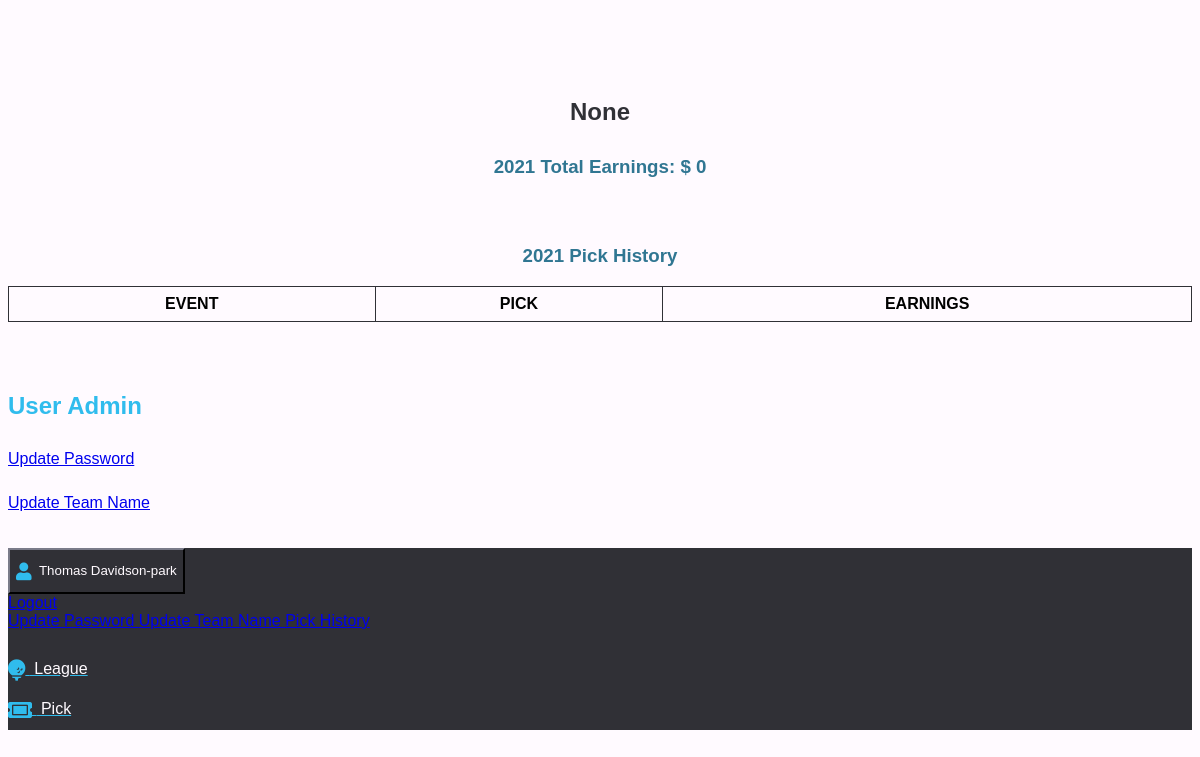
Before: /profile (signed in) with the older database file.
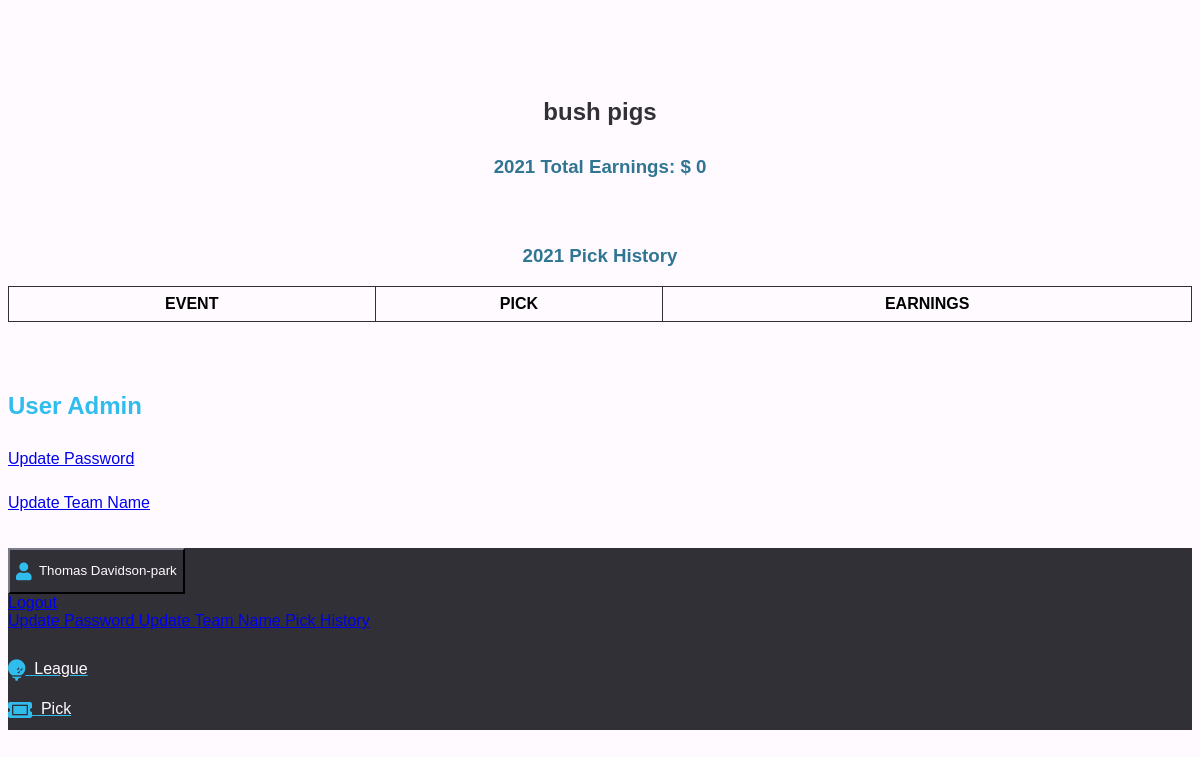
After: the same page with the newer database file.
### oad/models.py (models this page shows)
class User(UserMixin, db.Model):
    __table_args__ = {"extend_existing": True}
    id = db.Column(db.Integer, primary_key=True)
    email = db.Column(db.String(100), unique=True)
    password = db.Column(db.String(100))
    name = db.Column(db.String(1000), unique=True)
    picks = db.relationship("Pick", backref="user", lazy=True)
    strikes_remaining = db.Column(db.Integer, default=1)
    is_admin = db.Column(db.Boolean, default=False)
    email_confirmed = db.Column(db.Boolean, default=False)
    display_name = db.Column(db.Text, default="")

### oad/main.py (the view)
@main.route("/profile")
@login_required
def profile():
    picks = Pick.query.filter_by(season=SEASON).filter_by(name=current_user.name).all()
    pick_table = create_pick_table(picks)
    total_points = format_earnings(sum([int(x.points) for x in picks]))
    return render_template(
        "profile.html",
        user=current_user,
        pick_table=pick_table,
        user_points=total_points,
        season=SEASON,
    )

### oad/__init__.py (called while the page is built)
def create_app():
    app = Flask(__name__)
    app.config["SECRET_KEY"] = "1234"
    app.config["SQLALCHEMY_DATABASE_URI"] = "sqlite:///db.sqlite"
    app.config["SQLALCHEMY_TRACK_MODIFICATIONS"] = True
    db.init_app(app)
    login_manager = LoginManager()
    login_manager.login_view = "auth.login"
    login_manager.init_app(app)
    from .models import User
    @login_manager.user_loader
    def load_user(user_id):
        return User.query.get(int(user_id))
    from .auth import auth as auth_blueprint
    app.register_blueprint(auth_blueprint)
    from .main import main as main_blueprint
    app.register_blueprint(main_blueprint)
    return app

### oad/util/helpers.py (called while the page is built)
def format_earnings(val):
    return "$ {}".format("{:,}".format(int(val)))

def create_pick_table(picks):
    pick_table = {"event": [], "pick": [], "earnings": []}
    for pick in picks:
        pick_table["event"].append(pick.event)
        pick_table["pick"].append(pick.pick)
        pick_table["earnings"].append(pick.points)
    pick_table = pd.DataFrame(pick_table)
    for col in ["earnings"]:
        new_col = [
            format_earnings(val) if val >= 0 else "$ 0" for val in pick_table[col]
        ]
        pick_table[col] = new_col
    pick_table.columns = [x.upper() for x in pick_table.columns]
    return pick_table.to_html(classes="data", border=0, index=False)

### oad/templates/profile.html (shortened to what this page needs)
{% extends "base.html" %} {% block content %}
<h1 class="title" style="text-align: center">
  {{ user.display_name }}
</h1>
<h3 class="title" style="text-align: center">{{ season }} Total Earnings: {{ user_points }} </h3>
<section>
<h3 class="title" style="text-align: center">{{ season }} Pick History</h3>
  <div>
    {{ pick_table | safe }}
  </div>
</section>
<section>
  <div>
    <h2 class="title">User Admin</h2>
    <p><a href="{{ url_for('main.update_password') }}">Update Password</a></p>
    <p><a href="{{ url_for('main.update_display_name') }}">Update Team Name</a></p>
  </div>
  <section>{% endblock %}</section>

### oad/templates/base.html (shortened to what this page needs)
<!DOCTYPE html>
<html>
  <head>
    <link
      rel="stylesheet"
      href="https://cdnjs.cloudflare.com/ajax/libs/font-awesome/5.9.0/css/all.min.css"
      type="text/css"
    />
    <link
      rel="stylesheet"
      href="https://pingendo.com/assets/bootstrap/bootstrap-4.0.0-beta.1.css"
      type="text/css"
    />
  </head>
  <body>
    <section>
      <div>
        <div class="container has-text-centered">
          {% block content %} {% endblock %}
        </div>
      </div>
    </section>
    <nav class="navbar fixed-bottom navbar-dark bg-dark">
      <div class="container p-0">
        <div class="btn-group dropup btn-group-sm" style="color: blue">
          {% if current_user.is_authenticated %}
          <button
            type="button"
            class="btn dropdown-toggle btn-warning"
            aria-expanded="false"
            aria-haspopup="true"
            data-toggle="dropdown"
            id="dup_butt"
          >
            <i class="fa fa-user fa-lg"></i>
            <span id="text">&nbsp;{{ current_user.name }}</span>
          </button>
          <div class="dropdown-menu text-left">
            <a href="{{ url_for('auth.logout') }}" class="dropdown-item">
              Logout
            </a>
            <a
              href="{{ url_for('main.update_password') }}"
              class="dropdown-item"
            >
              Update Password
            </a>
            <a
              href="{{ url_for('main.update_display_name') }}"
              class="dropdown-item"
            >
              Update Team Name
            </a>
            <a href="{{ url_for('main.profile') }}" class="dropdown-item">
              Pick History
            </a>
          </div>
        </div>
        <nav class="nav">
          <a
            class="nav-link text-warning px-0 pr-4"
            href="{{ url_for('main.league') }}"
          >
            <i class="fa fa-golf-ball fa-lg"></i>
            <span id="text">&nbsp;League</span>
          </a>
        </nav>
        <nav class="nav">
          <a
            class="nav-link text-warning px-0 pr-4"
            href="{{ url_for('main.pick') }}"
          >
            <i class="fa fa-ticket-alt fa-lg"></i>
            <span id="text">&nbsp;Pick</span>
          </a>
        </nav>
        {% endif %}
      </div>
    </nav>
  </body>
</html>

### oad/templates/base.html (style rules this page uses)
* { font-family: Arial, Helvetica, sans-serif; }
body { background-color: #fffaff; padding-bottom: 70px; }
section { padding-top: 20px; }
h1 { color: #303036; padding-top: 50px; }
h2 { color: #30bced; padding-top: 30px; }
h3 { color: #307692; padding-top: 10px; }
p { color: #303036; padding-top: 10px; }
table { border-collapse: collapse; width: 100%; font-size: medium; }
td, th { border: 1px solid #303036; text-align: center; padding: 8px; cursor: pointer; }
.dropup .dropdown-menu { top: auto; bottom: 100%; margin-bottom: 20px; # overflow-y: scroll; }
.fa { line-height: 40px; vertical-align: middle; color: #30bced; }
.nav-link { color: #30bced; }
#text { color: #fffaff; }
#dup_butt { color: #30bced; background-color: #303036; border-color: #303036; }
.bg-dark { background-color: #303036 !important; }

Changed rows visible on the page:
changed User "Thomas Davidson-park": display_name "None" → "bush pigs"
